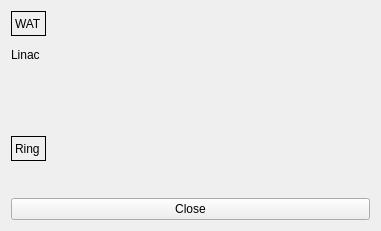
<?xml version="1.0" encoding="UTF-8"?>
<ui version="4.0">
 <class>Form</class>
 <widget class="QWidget" name="Form">
  <property name="geometry">
   <rect>
    <x>0</x>
    <y>0</y>
    <width>381</width>
    <height>231</height>
   </rect>
  </property>
  <property name="windowTitle">
   <string>Form</string>
  </property>
  <layout class="QVBoxLayout" name="verticalLayout_2">
   <item>
    <layout class="QGridLayout" name="gridLayout">
     <item row="1" column="1">
      <widget class="TaurusLed" name="taurusLed"/>
     </item>
     <item row="1" column="5">
      <widget class="TaurusLed" name="taurusLed_5"/>
     </item>
     <item row="1" column="3">
      <widget class="TaurusLed" name="taurusLed_3"/>
     </item>
     <item row="2" column="8">
      <widget class="TaurusLed" name="taurusLed_18"/>
     </item>
     <item row="2" column="3">
      <widget class="TaurusLed" name="taurusLed_13"/>
     </item>
     <item row="1" column="4">
      <widget class="TaurusLed" name="taurusLed_4"/>
     </item>
     <item row="4" column="0">
      <widget class="QLabel" name="label_3">
       <property name="frameShape">
        <enum>QFrame::Box</enum>
       </property>
       <property name="text">
        <string>Ring</string>
       </property>
      </widget>
     </item>
     <item row="1" column="2">
      <widget class="TaurusLed" name="taurusLed_2"/>
     </item>
     <item row="2" column="4">
      <widget class="TaurusLed" name="taurusLed_14"/>
     </item>
     <item row="1" column="6">
      <widget class="TaurusLed" name="taurusLed_6"/>
     </item>
     <item row="4" column="2">
      <widget class="TaurusLed" name="taurusLed_29"/>
     </item>
     <item row="4" column="5">
      <widget class="TaurusLed" name="taurusLed_32"/>
     </item>
     <item row="4" column="6">
      <widget class="TaurusLed" name="taurusLed_33"/>
     </item>
     <item row="4" column="7">
      <widget class="TaurusLed" name="taurusLed_34"/>
     </item>
     <item row="0" column="0">
      <widget class="QLabel" name="label">
       <property name="frameShape">
        <enum>QFrame::Panel</enum>
       </property>
       <property name="text">
        <string>WAT</string>
       </property>
      </widget>
     </item>
     <item row="1" column="7">
      <widget class="TaurusLed" name="taurusLed_7"/>
     </item>
     <item row="3" column="4">
      <widget class="TaurusLed" name="taurusLed_24"/>
     </item>
     <item row="2" column="5">
      <widget class="TaurusLed" name="taurusLed_15"/>
     </item>
     <item row="1" column="8">
      <widget class="TaurusLed" name="taurusLed_8"/>
     </item>
     <item row="3" column="3">
      <widget class="TaurusLed" name="taurusLed_23"/>
     </item>
     <item row="4" column="4">
      <widget class="TaurusLed" name="taurusLed_31"/>
     </item>
     <item row="4" column="3">
      <widget class="TaurusLed" name="taurusLed_30"/>
     </item>
     <item row="1" column="0">
      <widget class="QLabel" name="label_2">
       <property name="text">
        <string>Linac</string>
       </property>
      </widget>
     </item>
     <item row="3" column="5">
      <widget class="TaurusLed" name="taurusLed_25"/>
     </item>
     <item row="4" column="8">
      <widget class="TaurusLed" name="taurusLed_35"/>
     </item>
     <item row="4" column="9">
      <widget class="TaurusLed" name="taurusLed_36"/>
     </item>
     <item row="4" column="10">
      <widget class="TaurusLed" name="taurusLed_37"/>
     </item>
     <item row="2" column="7">
      <widget class="TaurusLed" name="taurusLed_17"/>
     </item>
     <item row="1" column="10">
      <widget class="TaurusLed" name="taurusLed_10"/>
     </item>
     <item row="4" column="1">
      <widget class="TaurusLed" name="taurusLed_28"/>
     </item>
     <item row="3" column="7">
      <widget class="TaurusLed" name="taurusLed_27"/>
     </item>
     <item row="3" column="1">
      <widget class="TaurusLed" name="taurusLed_21"/>
     </item>
     <item row="2" column="9">
      <widget class="TaurusLed" name="taurusLed_19"/>
     </item>
     <item row="2" column="1">
      <widget class="TaurusLed" name="taurusLed_11"/>
     </item>
     <item row="1" column="9">
      <widget class="TaurusLed" name="taurusLed_9"/>
     </item>
     <item row="3" column="2">
      <widget class="TaurusLed" name="taurusLed_22"/>
     </item>
     <item row="2" column="10">
      <widget class="TaurusLed" name="taurusLed_20"/>
     </item>
     <item row="3" column="6">
      <widget class="TaurusLed" name="taurusLed_26"/>
     </item>
     <item row="2" column="6">
      <widget class="TaurusLed" name="taurusLed_16"/>
     </item>
     <item row="2" column="2">
      <widget class="TaurusLed" name="taurusLed_12"/>
     </item>
     <item row="5" column="1">
      <widget class="TaurusLed" name="taurusLed_38"/>
     </item>
     <item row="5" column="2">
      <widget class="TaurusLed" name="taurusLed_39"/>
     </item>
     <item row="5" column="3">
      <widget class="TaurusLed" name="taurusLed_40"/>
     </item>
     <item row="5" column="4">
      <widget class="TaurusLed" name="taurusLed_41"/>
     </item>
     <item row="5" column="5">
      <widget class="TaurusLed" name="taurusLed_42"/>
     </item>
     <item row="5" column="6">
      <widget class="TaurusLed" name="taurusLed_43"/>
     </item>
     <item row="5" column="7">
      <widget class="TaurusLed" name="taurusLed_44"/>
     </item>
     <item row="5" column="8">
      <widget class="TaurusLed" name="taurusLed_45"/>
     </item>
    </layout>
   </item>
   <item>
    <widget class="QPushButton" name="pushButton">
     <property name="text">
      <string>Close</string>
     </property>
    </widget>
   </item>
  </layout>
 </widget>
 <customwidgets>
  <customwidget>
   <class>TaurusLed</class>
   <extends>QLed</extends>
   <header>taurus.qt.qtgui.display</header>
  </customwidget>
  <customwidget>
   <class>QLed</class>
   <extends>QPixmapWidget</extends>
   <header>taurus.qt.qtgui.display</header>
  </customwidget>
  <customwidget>
   <class>QPixmapWidget</class>
   <extends>QWidget</extends>
   <header>taurus.qt.qtgui.display</header>
  </customwidget>
 </customwidgets>
 <resources/>
 <connections/>
</ui>
